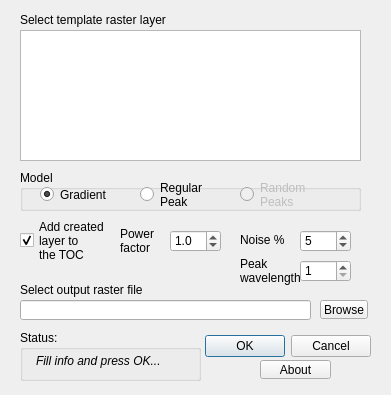
<?xml version="1.0" encoding="UTF-8"?>
<ui version="4.0">
 <class>PseudoGrid</class>
 <widget class="QDialog" name="PseudoGrid">
  <property name="geometry">
   <rect>
    <x>0</x>
    <y>0</y>
    <width>391</width>
    <height>395</height>
   </rect>
  </property>
  <property name="windowTitle">
   <string>PseudoGrid Plugin</string>
  </property>
  <widget class="QDialogButtonBox" name="buttonBox">
   <property name="geometry">
    <rect>
     <x>200</x>
     <y>330</y>
     <width>171</width>
     <height>32</height>
    </rect>
   </property>
   <property name="orientation">
    <enum>Qt::Horizontal</enum>
   </property>
   <property name="standardButtons">
    <set>QDialogButtonBox::Cancel|QDialogButtonBox::Ok</set>
   </property>
  </widget>
  <widget class="QLineEdit" name="outFile">
   <property name="geometry">
    <rect>
     <x>20</x>
     <y>300</y>
     <width>291</width>
     <height>20</height>
    </rect>
   </property>
  </widget>
  <widget class="QToolButton" name="outButton">
   <property name="geometry">
    <rect>
     <x>320</x>
     <y>300</y>
     <width>48</width>
     <height>19</height>
    </rect>
   </property>
   <property name="text">
    <string>Browse</string>
   </property>
  </widget>
  <widget class="QCheckBox" name="addToToc">
   <property name="geometry">
    <rect>
     <x>20</x>
     <y>220</y>
     <width>111</width>
     <height>41</height>
    </rect>
   </property>
   <property name="text">
    <string>Add created
layer to 
the TOC</string>
   </property>
   <property name="checked">
    <bool>true</bool>
   </property>
  </widget>
  <widget class="QGroupBox" name="groupBox">
   <property name="geometry">
    <rect>
     <x>20</x>
     <y>330</y>
     <width>181</width>
     <height>51</height>
    </rect>
   </property>
   <property name="sizePolicy">
    <sizepolicy hsizetype="Preferred" vsizetype="Fixed">
     <horstretch>0</horstretch>
     <verstretch>0</verstretch>
    </sizepolicy>
   </property>
   <property name="minimumSize">
    <size>
     <width>0</width>
     <height>45</height>
    </size>
   </property>
   <property name="title">
    <string>Status:</string>
   </property>
   <widget class="QLabel" name="statusLabel">
    <property name="geometry">
     <rect>
      <x>16</x>
      <y>20</y>
      <width>151</width>
      <height>21</height>
     </rect>
    </property>
    <property name="sizePolicy">
     <sizepolicy hsizetype="Preferred" vsizetype="Fixed">
      <horstretch>0</horstretch>
      <verstretch>0</verstretch>
     </sizepolicy>
    </property>
    <property name="font">
     <font>
      <weight>50</weight>
      <italic>true</italic>
      <bold>false</bold>
      <stylestrategy>PreferDefault</stylestrategy>
      <kerning>true</kerning>
     </font>
    </property>
    <property name="text">
     <string>Fill info and press OK...</string>
    </property>
    <property name="textFormat">
     <enum>Qt::AutoText</enum>
    </property>
   </widget>
  </widget>
  <widget class="QGroupBox" name="groupBox_2">
   <property name="geometry">
    <rect>
     <x>20</x>
     <y>170</y>
     <width>341</width>
     <height>41</height>
    </rect>
   </property>
   <property name="title">
    <string>Model</string>
   </property>
   <widget class="QRadioButton" name="regularPeakButton">
    <property name="geometry">
     <rect>
      <x>120</x>
      <y>9</y>
      <width>82</width>
      <height>31</height>
     </rect>
    </property>
    <property name="text">
     <string>Regular
Peak</string>
    </property>
    <attribute name="buttonGroup">
     <string>methodButtons</string>
    </attribute>
   </widget>
   <widget class="QRadioButton" name="randomPeakButton">
    <property name="enabled">
     <bool>false</bool>
    </property>
    <property name="geometry">
     <rect>
      <x>220</x>
      <y>9</y>
      <width>82</width>
      <height>31</height>
     </rect>
    </property>
    <property name="text">
     <string>Random
Peaks</string>
    </property>
    <attribute name="buttonGroup">
     <string>methodButtons</string>
    </attribute>
   </widget>
   <widget class="QRadioButton" name="gradientButton">
    <property name="geometry">
     <rect>
      <x>20</x>
      <y>9</y>
      <width>82</width>
      <height>31</height>
     </rect>
    </property>
    <property name="text">
     <string>Gradient</string>
    </property>
    <property name="checked">
     <bool>true</bool>
    </property>
    <attribute name="buttonGroup">
     <string>methodButtons</string>
    </attribute>
   </widget>
  </widget>
  <widget class="QSpinBox" name="peakRepeatInt">
   <property name="enabled">
    <bool>true</bool>
   </property>
   <property name="geometry">
    <rect>
     <x>300</x>
     <y>260</y>
     <width>51</width>
     <height>22</height>
    </rect>
   </property>
   <property name="toolTip">
    <string>wavelength of repeating peaks</string>
   </property>
   <property name="minimum">
    <number>1</number>
   </property>
   <property name="maximum">
    <number>10000</number>
   </property>
   <property name="value">
    <number>1</number>
   </property>
  </widget>
  <widget class="QLabel" name="label_2">
   <property name="enabled">
    <bool>true</bool>
   </property>
   <property name="geometry">
    <rect>
     <x>240</x>
     <y>250</y>
     <width>61</width>
     <height>41</height>
    </rect>
   </property>
   <property name="text">
    <string>Peak
wavelength</string>
   </property>
  </widget>
  <widget class="QListWidget" name="rasterLayers">
   <property name="geometry">
    <rect>
     <x>20</x>
     <y>30</y>
     <width>341</width>
     <height>131</height>
    </rect>
   </property>
   <property name="cursor" stdset="0">
    <cursorShape>ArrowCursor</cursorShape>
   </property>
   <property name="toolTip">
    <string>&lt;!DOCTYPE HTML PUBLIC &quot;-//W3C//DTD HTML 4.0//EN&quot; &quot;http://www.w3.org/TR/REC-html40/strict.dtd&quot;&gt;
&lt;html&gt;&lt;head&gt;&lt;meta name=&quot;qrichtext&quot; content=&quot;1&quot; /&gt;&lt;style type=&quot;text/css&quot;&gt;
p, li { white-space: pre-wrap; }
&lt;/style&gt;&lt;/head&gt;&lt;body style=&quot; font-family:'Tahoma'; font-size:8.25pt; font-weight:400; font-style:normal;&quot;&gt;
&lt;p style=&quot; margin-top:0px; margin-bottom:0px; margin-left:0px; margin-right:0px; -qt-block-indent:0; text-indent:0px;&quot;&gt;Select at least one layer here to act as a template to define the extent of the data.&lt;/p&gt;
&lt;p style=&quot; margin-top:0px; margin-bottom:0px; margin-left:0px; margin-right:0px; -qt-block-indent:0; text-indent:0px;&quot;&gt;Note that for the responsive method multiple layers can be selected and the point responsiveness will be tuned to each layer equally.&lt;/p&gt;&lt;/body&gt;&lt;/html&gt;</string>
   </property>
   <property name="editTriggers">
    <set>QAbstractItemView::DoubleClicked|QAbstractItemView::EditKeyPressed</set>
   </property>
   <property name="selectionMode">
    <enum>QAbstractItemView::SingleSelection</enum>
   </property>
   <property name="viewMode">
    <enum>QListView::ListMode</enum>
   </property>
  </widget>
  <widget class="QLabel" name="label_4">
   <property name="geometry">
    <rect>
     <x>20</x>
     <y>10</y>
     <width>151</width>
     <height>20</height>
    </rect>
   </property>
   <property name="text">
    <string>Select template raster layer</string>
   </property>
  </widget>
  <widget class="QLabel" name="label_5">
   <property name="geometry">
    <rect>
     <x>20</x>
     <y>280</y>
     <width>151</width>
     <height>20</height>
    </rect>
   </property>
   <property name="text">
    <string>Select output raster file</string>
   </property>
  </widget>
  <widget class="QToolButton" name="aboutButton">
   <property name="geometry">
    <rect>
     <x>260</x>
     <y>360</y>
     <width>71</width>
     <height>19</height>
    </rect>
   </property>
   <property name="text">
    <string>About</string>
   </property>
  </widget>
  <widget class="QSpinBox" name="outNoise">
   <property name="geometry">
    <rect>
     <x>300</x>
     <y>230</y>
     <width>51</width>
     <height>22</height>
    </rect>
   </property>
   <property name="minimum">
    <number>0</number>
   </property>
   <property name="maximum">
    <number>100</number>
   </property>
   <property name="value">
    <number>5</number>
   </property>
  </widget>
  <widget class="QLabel" name="label_6">
   <property name="geometry">
    <rect>
     <x>240</x>
     <y>230</y>
     <width>61</width>
     <height>20</height>
    </rect>
   </property>
   <property name="text">
    <string>Noise %</string>
   </property>
  </widget>
  <widget class="QLabel" name="label_3">
   <property name="enabled">
    <bool>true</bool>
   </property>
   <property name="geometry">
    <rect>
     <x>120</x>
     <y>220</y>
     <width>61</width>
     <height>41</height>
    </rect>
   </property>
   <property name="text">
    <string>Power
factor</string>
   </property>
  </widget>
  <widget class="QDoubleSpinBox" name="outPower">
   <property name="enabled">
    <bool>true</bool>
   </property>
   <property name="geometry">
    <rect>
     <x>170</x>
     <y>230</y>
     <width>51</width>
     <height>22</height>
    </rect>
   </property>
   <property name="toolTip">
    <string>raise output pixels to this power</string>
   </property>
   <property name="decimals">
    <number>1</number>
   </property>
   <property name="minimum">
    <double>0.500000000000000</double>
   </property>
   <property name="maximum">
    <double>10.000000000000000</double>
   </property>
   <property name="singleStep">
    <double>0.500000000000000</double>
   </property>
   <property name="value">
    <double>1.000000000000000</double>
   </property>
  </widget>
 </widget>
 <resources/>
 <connections>
  <connection>
   <sender>buttonBox</sender>
   <signal>accepted()</signal>
   <receiver>PseudoGrid</receiver>
   <slot>accept()</slot>
   <hints>
    <hint type="sourcelabel">
     <x>248</x>
     <y>254</y>
    </hint>
    <hint type="destinationlabel">
     <x>157</x>
     <y>274</y>
    </hint>
   </hints>
  </connection>
  <connection>
   <sender>buttonBox</sender>
   <signal>rejected()</signal>
   <receiver>PseudoGrid</receiver>
   <slot>reject()</slot>
   <hints>
    <hint type="sourcelabel">
     <x>316</x>
     <y>260</y>
    </hint>
    <hint type="destinationlabel">
     <x>286</x>
     <y>274</y>
    </hint>
   </hints>
  </connection>
 </connections>
 <buttongroups>
  <buttongroup name="methodButtons"/>
 </buttongroups>
</ui>
